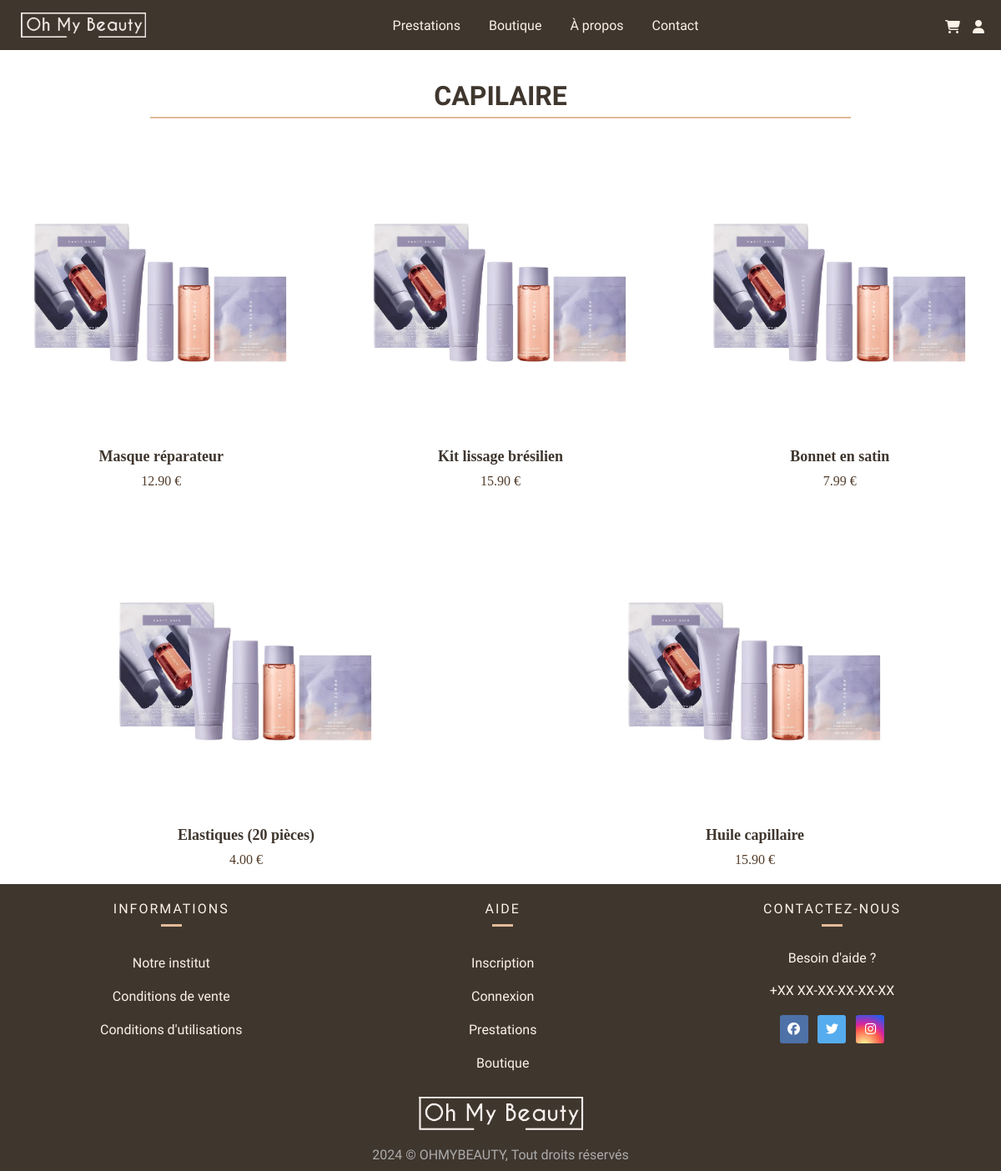
The page /index.php?action=voirArticlesParCategorie&id_categorie=2 on the database as committed earlier.
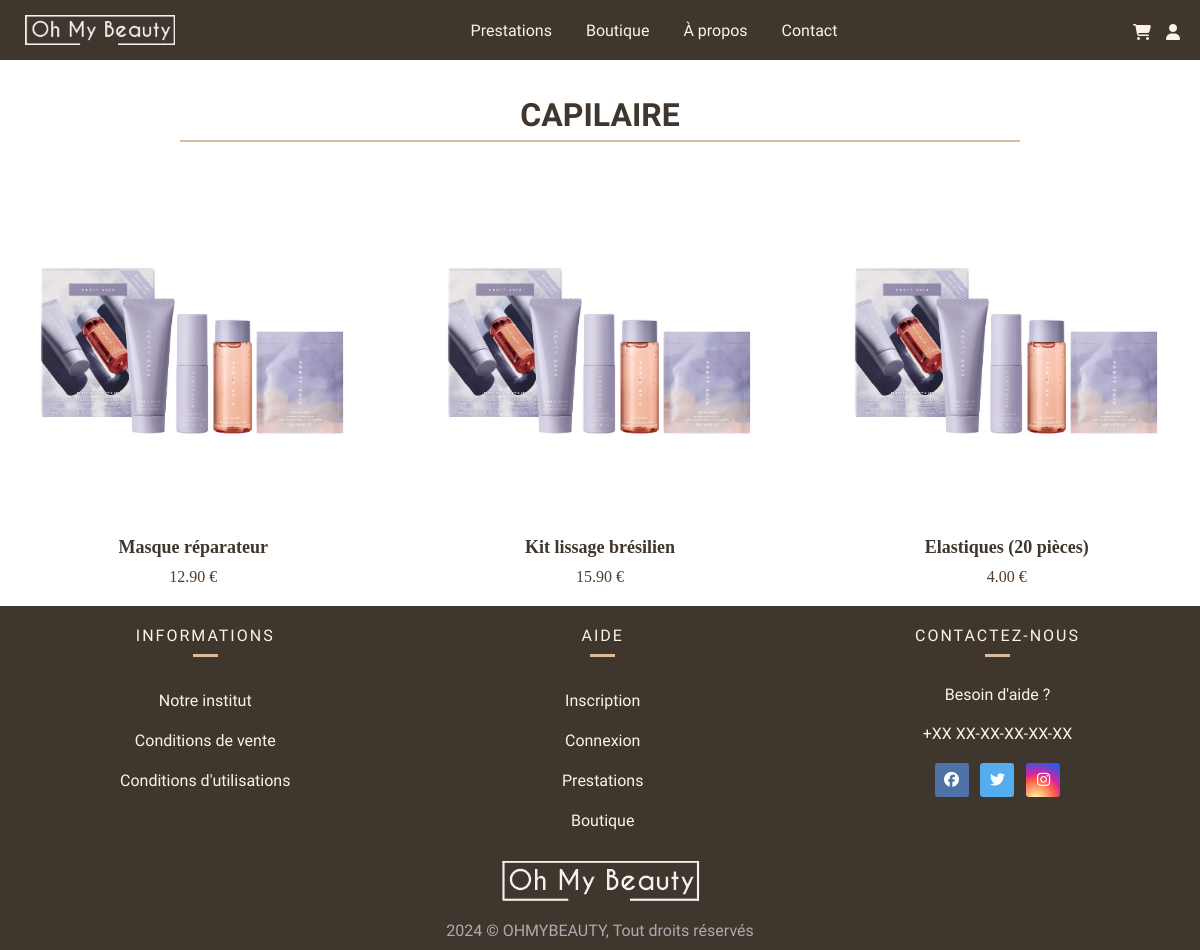
The same page on the database as committed later.
### tables this page shows
CREATE TABLE IF NOT EXISTS `categorie` (
  `id_categorie` int NOT NULL AUTO_INCREMENT,
  `designation` varchar(50) NOT NULL,
  PRIMARY KEY (`id_categorie`)
);

CREATE TABLE IF NOT EXISTS `produit` (
  `id_produit` int NOT NULL AUTO_INCREMENT,
  `designation` varchar(50) NOT NULL,
  `prix` decimal(15,2) NOT NULL,
  `image` varchar(255) DEFAULT NULL,
  `description` varchar(255) DEFAULT NULL,
  `id_categorie` int NOT NULL,
  PRIMARY KEY (`id_produit`),
  KEY `id_categorie` (`id_categorie`),
  CONSTRAINT `produit_ibfk_1` FOREIGN KEY (`id_categorie`) REFERENCES `categorie` (`id_categorie`)
);

### app/Connect.php (called while the page is built, shortened)
<?php
abstract class Connect {
    public static function seConnecter(){
        try {
            return new \PDO(
                "mysql:host=".self::HOST.";dbname=".self::DB.";charset=utf8", self::USER, self::PASS);
        } catch (\PDOException $ex) {
            return $ex->getMessage();
        }
    }
}

### model/managers/CategorieManager.php (called while the page is built, shortened)
<?php
class CategorieManager {
    private $db;
    public function __construct() {
        $this->db = Connect::seConnecter();
    }
    public function obtenirNomCategorie($id_categorie) {
        $requete = "
            SELECT designation
            FROM categorie
            WHERE id_categorie = :id_categorie
        ";
        $stmt = $this->db->prepare($requete);
        $stmt->bindParam(':id_categorie', $id_categorie, \PDO::PARAM_INT);
        $stmt->execute();
        return $stmt->fetchColumn();
    }
}

### model/managers/ProduitManager.php (called while the page is built, shortened)
<?php
class ProduitManager {
    private $db;
    public function __construct() {
        $this->db = Connect::seConnecter();
    }
    public function obtenirArticlesParCategorie($id_categorie) {
        $requete = "
            SELECT id_produit, designation, prix, image
            FROM produit
            WHERE id_categorie = :id_categorie
        ";
        $stmt = $this->db->prepare($requete);
        $stmt->bindParam(':id_categorie', $id_categorie, \PDO::PARAM_INT);
        $stmt->execute();
        return $stmt->fetchAll();
    }
}

### view/vueArticlesCategorie.php (the view, shortened to what this page needs)
<div class="titre-articles-categorie">
    <h1><?= $categorieNom; ?></h1>
</div>
<div class="produits-container">
    <?php foreach ($articles as $index => $produit) { ?>
        <div class="produit">
            <a href="index.php?action=voirArticle&id_produit=<?= $produit['id_produit']; ?>">
                <div class="produit-image">
                    <img src="./public/img/<?= $produit['image']; ?>" alt="<?= $produit['designation']; ?>">
                </div>
                <div class="produit-details">
                    <h3><?= $produit['designation']; ?></h3>
                    <p><?= htmlspecialchars($produit['prix']); ?> €</p>
                </div>
            </a>
        </div>
    <?php } ?>
</div>
<?php
$contenu = ob_get_clean();
require "template.php";
?>

### index.php (shortened to what this page needs)
<?php
$ctrlAccueil = new AccueilController();
$ctrlBoutique = new BoutiqueController();
if(isset($_GET["action"])){
    switch ($_GET["action"]) {
        case "voirArticlesParCategorie": $ctrlBoutique->voirArticlesParCategorie(); break;
        }
} else {
    $ctrlAccueil->afficherHome();
}

### controller/BoutiqueController.php (shortened to what this page needs)
<?php
class BoutiqueController {
    private $categorieManager;
    private $produitManager;
    public function __construct() {
        $this->categorieManager = new CategorieManager();
        $this->produitManager = new ProduitManager();
    }
    public function voirArticlesParCategorie() {
        if (isset($_GET['id_categorie'])) {
            $id_categorie = $_GET['id_categorie'];
            $articles = $this->produitManager->obtenirArticlesParCategorie($id_categorie);
            $categorieNom = $this->categorieManager->obtenirNomCategorie($id_categorie);
            require 'view/vueArticlesCategorie.php';
        } else {
            header('Location: index.php?action=categorie');
        }
    }
}

### view/template.php (shortened to what this page needs)
<!DOCTYPE html>
<html lang="fr">
<head>
    <link rel="stylesheet" type="text/css" href="./public/css/style.css?<?php echo time(); ?>" />
    <link rel="stylesheet" href="https://cdnjs.cloudflare.com/ajax/libs/font-awesome/4.7.0/css/font-awesome.min.css">
</head>
<body>
    <header>
        <a href="index.php?action=home" class="logoNav"><img src="./public/img/logo_header.png"  alt="image logo Oh My Beauty"></a>
        <nav id="myLinks">
            <a href="index.php?action=prestations">Prestations</a>
            <a href="index.php?action=categorie">Boutique</a>
            <a href="index.php?action=aPropos">À propos</a>
            <a href="index.php?action=contact">Contact</a>
        </nav>
        <div class="header-cart-toggle">
            <button id="toggleCartBtn">
                <i class="fa-solid fa-cart-shopping fa-l"></i>
            </button>
        </div>
        <div class="user">
            <button>
                <i class="fa-solid fa-user fa-l"></i>
            </button>
        </div>
    </header>
    <main>
        <div id="contenu">
            <?= $contenu ?>
        </div>
    </main>
    <footer class="section bg-footer">
        <div class="container">
            <div>
            <h6 class="footer-heading text-uppercase text-white">Informations</h6>
            <ul class="footer-link mt-4">
                <li><a href="index.php?action=aPropos">Notre institut</a></li>
                <li><a href="#!">Conditions de vente</a></li>
                <li><a href="#!">Conditions d'utilisations</a></li>
            </ul>
            </div>
            <div>
            <h6 class="footer-heading text-uppercase text-white">Aide</h6>
            <ul class="footer-link mt-4">
                <li><a href="index.php?action=inscription">Inscription</a></li>
                <li><a href="index.php?action=connexion">Connexion</a></li>
                <li><a href="index.php?action=prestations">Prestations</a></li>
                <li><a href="index.php?action=categorie">Boutique</a></li>
            </ul>
            </div>
            <div class="footer-link">
            <h6 class="footer-heading text-uppercase text-white">Contactez-nous</h6>
            <p class="contact-info mt-4">Besoin d'aide ?</p>
            <p class="contact-info">+XX XX-XX-XX-XX-XX</p>
            <div>
                <ul class="list-inline">
                <li class="list-inline-item"><a href="#!"><i class="fab facebook footer-social-icon fa-facebook-f"></i></a></li>
                <li class="list-inline-item"><a href="#!"><i class="fab twitter footer-social-icon fa-twitter"></i></a></li>
                <li class="list-inline-item"><a href="#!"><i class="fab instagram footer-social-icon fa-instagram"></i></a></li>
                </ul>
            </div>
            </div>
        </div>
        <div class="text-center mt-5">
            <img src="./public/img/logo_footer.png" alt="logo ohmybeauty">
            <p class="footer-alt">2024 © OHMYBEAUTY, Tout droits réservés</p>
        </div>
    </footer>
</body>
</html>

### public/css/style.css (style rules this page uses)
:root { --marron : #3F362E; --brun : #523c2a; --beige : #E1BB97; --bcreme : #FEF2E7; --rufina : "Rufina", serif;; --oxygen : "Oxygen", sans-serif; }
* { margin: 0; padding: 0; vertical-align: top; box-sizing: border-box; }
a { text-decoration: none; }
h1 { font-family: var(--rufina); border-bottom: solid 2px var(--beige); padding: 6px; text-align: center; }
header { z-index: 5; display: flex; background-color: var(--marron); width: 100%; height: 60px; position: sticky; top: 0; }
header button { background: none; border: none; cursor: pointer; font-size: 1em; margin-top: 4px; color: var(--bcreme); }
.logoNav { margin-left: 25px; margin-top: 15px; }
.logoNav img { height: 30px; }
nav { margin-top: 15px; margin: auto; }
nav a { margin-right: 15px; margin-left: 15px; transition: all 0.2s; }
header a { font-family: var(--oxygen); color: var(--bcreme); }
.user { margin-top: 20px; margin-right: 20px; z-index: 1001; }
.header-cart-toggle { position: relative; display: inline-block; margin-top: 20px; margin-right: 15px; z-index: 1001; }
.container { padding-top: 20px; display: flex; justify-content: space-between; max-width: 80%; margin-right: auto; margin-left: auto; }
h6 { margin-top: 0; margin-bottom: 0.5rem; font-weight: 500; line-height: 1.2; font-size: 1rem; }
.text-uppercase { text-transform: uppercase; }
.text-white { color: var(--bcreme); }
.text-center { text-align: center; padding-bottom: 0.6rem; }
.mt-4 { margin: 0; margin-top: 1.5rem; }
.bg-footer { background-color: var(--marron); font-family: var(--oxygen); width: 100%; bottom: 0; }
.footer-heading { letter-spacing: 2px; display: flex; justify-content: center; }
.list-inline { padding-left: 0; list-style: none; margin-top: 0; margin-bottom: 1rem; }
.contact-info { color: var(--bcreme); font-size: 16px; margin-top: 20px }
.footer-social-icon { font-size: 15px; height: 34px; width: 34px; line-height: 34px; border-radius: 3px; text-align: center; padding-top: 9px; margin-top: 20px }
.facebook { transition: transform 1s ease 0s; background-color: #4e71a8; color: #ffffff; }
.twitter { transition: transform 1s ease 0s; background-color: #55acee; color: #ffffff; }
.instagram { transition: transform 1s ease 0s; background: radial-gradient(circle at 30% 107%, #fdf497 0%, #fdf497 5%, #fd5949 45%,#d6249f 60%,#285AEB 90%); color: #ffffff; }
footer img { display: block; margin-left: auto; margin-right: auto; height: auto; padding-top: 20px; padding-bottom: 20px; }
.footer-alt { color: #acacac; }
.titre-articles-categorie { color: var(--marron); margin-bottom: 30px; padding-top: 30px; width: 70%; margin-left: auto; margin-right: auto; }
.produits-container { display: flex; flex-wrap: wrap; gap: 20px; max-width: 1200px; margin: 0 auto; justify-content: space-around; }
.produit { transition: transform 0.3s; width: 30%; min-width: 200px; }
.produit a { text-decoration: none; color: inherit; display: block; padding: 15px; }
.produit-image img { max-width: 100%; border-radius: 8px; margin-bottom: 10px; }
.produit-details h3 { font-size: 18px; margin: 10px 0; color: var(--marron); text-align: center; }
.produit-details p { font-size: 16px; color: var(--brun); text-align: center; margin: 5px 0; }

Rows that differ between the two databases and show on the page:
removed produit: image (picture), designation "Bonnet en satin", prix "7.99"
removed produit: image (picture), designation "Huile capillaire", prix "15.90"
